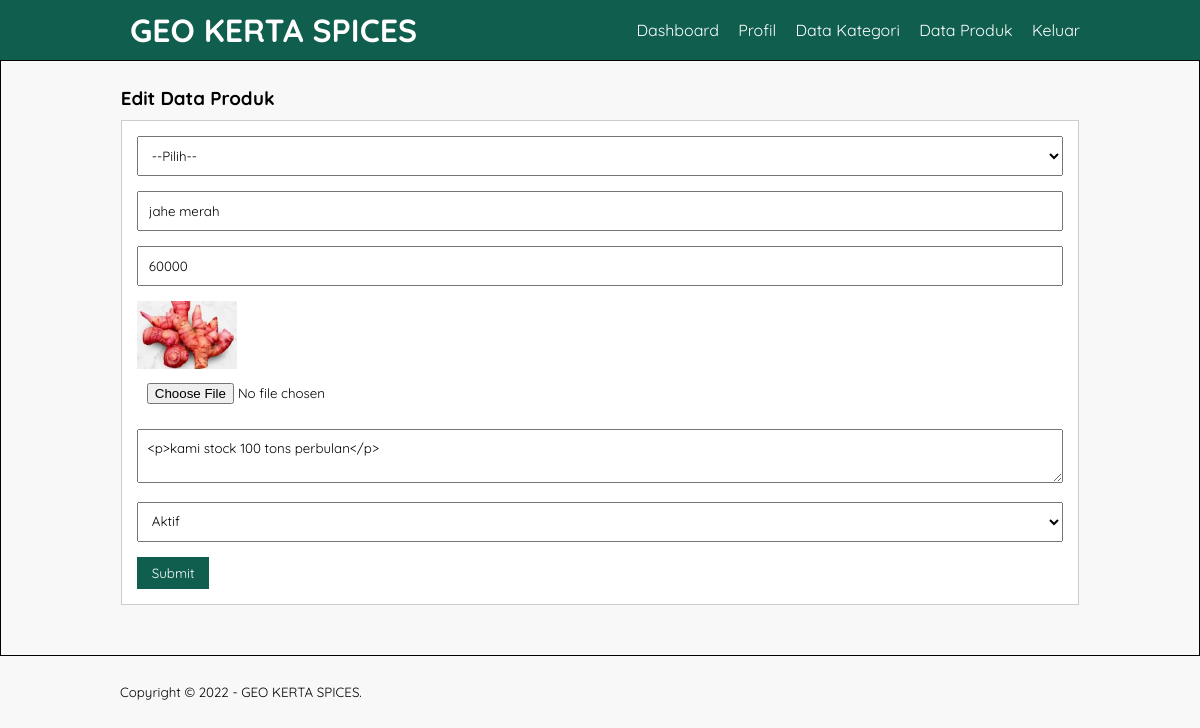
/edit-produk.php?id=10 (signed in), run on the app's committed database.
### tables this page shows
CREATE TABLE `tb_product` (
  `product_id` int(11) NOT NULL,
  `category_id` int(11) NOT NULL,
  `product_name` varchar(100) NOT NULL,
  `product_price` int(11) NOT NULL,
  `product_description` text NOT NULL,
  `product_image` varchar(100) NOT NULL,
  `product_status` tinyint(1) NOT NULL,
  `date_created` timestamp NOT NULL DEFAULT current_timestamp()
);

### edit-produk.php (the view, shortened to what this page needs)
<?php
include 'db.php';
$produk = mysqli_query($conn, "SELECT * FROM tb_product WHERE product_id = '" . $_GET['id'] . "' ");
$p = mysqli_fetch_object($produk);
?>
<!DOCTYPE html>
<html>
<head>
  <link rel="stylesheet" type="text/css" href="css/style.css">
</head>
<body>
  <header>
    <div class="container">
      <h1><a href="dashboard.php">GEO KERTA SPICES</a></h1>
      <ul>
        <li><a href="dashboard.php">Dashboard</a></li>
        <li><a href="profil.php">Profil</a></li>
        <li><a href="data-kategori.php">Data Kategori</a></li>
        <li><a href="data-produk.php">Data Produk</a></li>
        <li><a href="keluar.php">Keluar</a></li>
      </ul>
    </div>
  </header>
  <div class="section">
    <div class="container">
      <h3>Edit Data Produk</h3>
      <div class="box">
        <form action="" method="POST" enctype="multipart/form-data">
          <select class="input-control" name="kategori" required>
            <option value="">--Pilih--</option>
          </select>
          <input type="text" name="nama" class="input-control" placeholder="Nama Produk" value="<?php echo $p->product_name ?>" required>
          <input type="text" name="harga" class="input-control" placeholder="Harga" value="<?php echo $p->product_price ?>" required>
          <img src="produk/<?php echo $p->product_image ?>" width="100px">
          <input type="file" name="gambar" class="input-control" required>
          <textarea class="input-control" name="deskripsi" placeholder="Deskripsi"><?php echo $p->product_description ?></textarea><br>
          <select class="input-control" name="status">
            <option value="1" <?php echo ($p->product_status == 1) ? 'selected' : ''; ?>>Aktif</option>
          </select>
          <input type="submit" name="submit" value="Submit" class="btn" required>
        </form>
      </div>
    </div>
  </div>
  <footer>
    <div class="container">
      <small>Copyright &copy; 2022 - GEO KERTA SPICES.</small>
    </div>
  </footer>
</body>
</html>

### css/style.css (style rules this page uses)
* { padding: 0; margin: 0; font-family: 'Quicksand', sans-serif; }
body { background-color: #f8f8f8; }
a { color: inherit; text-decoration: none; }
.input-control { width: 100%; padding: 10px; margin-bottom: 15px; box-sizing: border-box; }
.btn { padding: 8px 15px; background-color: #105f4e; color: #fff; border: none; cursor: pointer; }
header { background-color: #105f4e; color: #fff; }
header h1 { float: left; padding: 10px; }
header ul { float: right; }
header ul li { display: inline-block; }
header ul li a { padding: 20px 0 20px 15px; display: inline-block; }
footer { padding: 25px 0; }
.container { width: 80%; margin: 0 auto; }
.container:after { content: ''; display: block; clear: both; }
.section { padding: 25px 0; border: 1px solid; }
.box { background-color: #fff; border: 1px solid #ccc; padding: 15px; box-sizing: border-box; margin: 10px 0 25px 0; }
.box:after { content: ''; display: block; clear: both; }

### data on the page
tb_product: nama "jahe merah", harga "60000", product_image (picture), deskripsi "<p>kami stock 100 tons perbulan</p>", status "Aktif"
